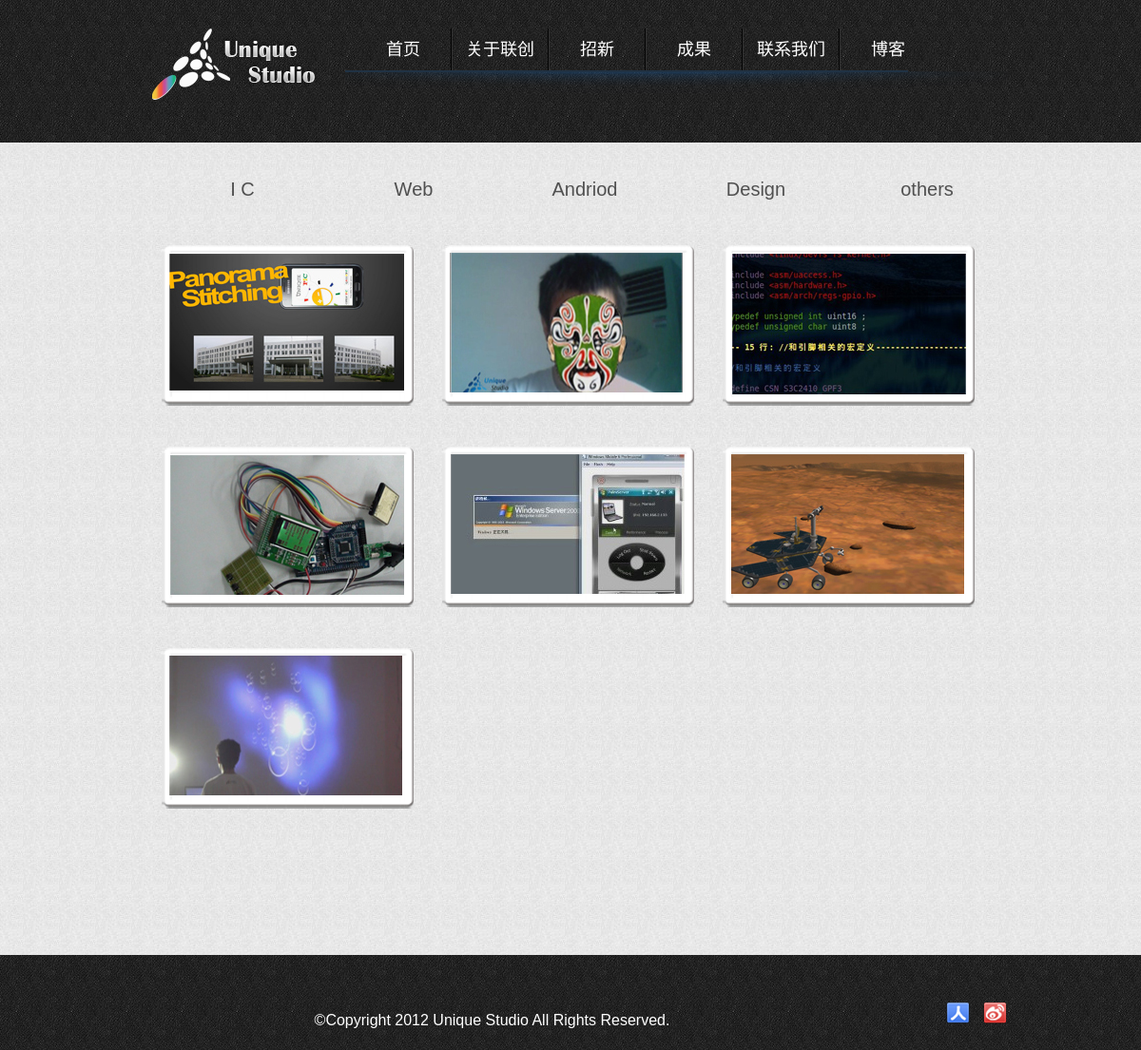
The page /history_works.php?type=5 on the database its author committed.
### tables this page shows
CREATE TABLE `works` (
  `id` int(11) NOT NULL AUTO_INCREMENT,
  `name` varchar(20) DEFAULT NULL,
  `type` int(11) DEFAULT NULL,
  `word` varchar(200) DEFAULT NULL,
  `src` int(11) DEFAULT NULL,
  PRIMARY KEY (`id`)
);

### history_works.php (the view, shortened to what this page needs)
<?php
   if(isset($_GET["type"]))
   {
      $type = $_GET["type"];
   }
   else
      $type = 1;
   switch($type)
   {
     case 5 : $fileName = "others";break;
   }
?>
<!DOCTYPE html>
<html>
  <head>
    <link rel="stylesheet" type="text/css" href="css/normal_nav.css">
    <link rel="stylesheet" type="text/css" href="css/history_works.css">
  </head>
<body>
    <header>
      <div id="logo_nav">
	<div id="left_logo">
	  <a href="home.html">
	    <img src="image/home/logo.png">
	  </a>
	</div>
	<nav id="right_nav">
	  <ul>
	    <li><a href="home.html" class="fir_nav"><span id="no_left">首页</span></a></li>
	    <li><a href="#" class="fir_nav"><span>关于联创</span></a>
	    </li>
	    <li><a href="#" class="fir_nav"><span>招新</span></a>
	    </li>
	    <li><a href="#"class="fir_nav"><span>成果</span></a>
	    </li>
	    <li><a href="contact.php" class="fir_nav"><span>联系我们</span></a></li>
	    <li><a href="http://blog.hustunique.com" target="_blank"  class="fir_nav"><span id="no_right">博客</span></a></li>
	  </ul>
	  <div id="bottom_line">
	    <img src="image/home/nav_footer.png">
	  </div>
	</nav>
      </div>
    </header>
    <section>
      <div id="history">
        <div id="tags">
	 <a href="history_works.php?type=1"><span class="tag" id="type1" key="1">I C</span></a>
	 <a href="history_works.php?type=2"><span class="tag" id="type2" key="2">Web</span></a>
	 <a href="history_works.php?type=3"><span class="tag" id="type3" key="3">Andriod</span></a>
	 <a href="history_works.php?type=4"><span class="tag" id="type4" key="4">Design</span></a>
	 <a href="history_works.php?type=5"><span class="tag" id="type5" key="5">others</span></a>
	</div>
	<div id="content">
	   <?php
	     $count = 0;
	     $result = mysql_query(mysql_real_escape_string("SELECT * FROM works where type=$type"));
	     while($row = mysql_fetch_array($result))
	     {
	        $count++;
	        $src = $row["src"];
	        echo "<div class='frame'>";
	        echo "<div class='left_frame'>";
	        echo "</div>";
	        echo "<div class='right_frame'>";
	        echo "</div>";
		if($type==3 && ($count==5 || $count==9))
	       	{
		   echo "<img src='image/product/history/product/".$fileName."/".$src.".png'>";
		}
		else
		{
		   echo "<img src='image/product/history/product/".$fileName."/".$src.".jpg'>";
	        }
		echo "</div>";
	     }
	  ?>
	  </div>
      </div>
    </section>
    <footer>
      <div id="copyright_link">
       <div id="copyright">
	 <p>©Copyright 2012 Unique Studio All Rights Reserved.</p>
      </div>
      <div id="link_logo">
	<a href="http://page.renren.com/601317380" target="_blank"><img id="renren" src="./image/home/renren_logo.png"></a>
	<a href="http://weibo.com/uniquestudio" target="_blank"><img id="weibo" src="./image/home/weibo_logo.png"></a>
      </div>
      </div>
    </footer>
</body>
</html>

### css/normal_nav.css (style rules this page uses)
img { border:none; }
body { margin:0; }
header a,footer a { text-decoration:none; color:#000000; }
header { background:url(../image/home/bg.png) repeat; height:150px; }
header #logo_nav { height:100%; width:880px; margin:0 auto; }
header #left_logo { height:100%; float:left; }
header #left_logo img { margin-top:30px; cursor:pointer; }
header nav { height:100%; width:660px; float:left; }
header nav ul { list-style:none; margin-top:30px; }
header nav ul li { float:left; display:block; }
header nav ul li .fir_nav span { font-family:Microsoft YaHei,"Lucida Grande", "Lucida Sans Unicode", Helvetica, Arial, Verdana, sans-serif; display:block; cursor:pointer; font-size:18px; color:white; width:100px; height:44px; line-height:44px; text-align:center; border-right:solid 1px #000000; border-left:solid 1px #333333; }
header nav ul li .fir_nav #no_left { border-left:none; }
header nav ul li .fir_nav #no_right { border-right:none; }
header nav #bottom_line { height:20px; padding-left:29px; }
section { background:url(../image/home/bg_white.png) repeat; }
footer { height:100px; background:url(../image/home/bg.png) repeat; }
footer #copyright_link { width:1100px; height:100%; margin:0 auto; }
footer #copyright_link #copyright { float:left; height:100%; width:85%; }
footer #copyright_link #copyright p { margin-top:60px; color:#FFFFFF; text-align:center; }
footer #copyright_link #link_logo { float:left; height:100%; width:15%; }
footer #copyright_link #link_logo img { margin-top:50px; margin-left:10px; cursor:pointer; }

### css/history_works.css (style rules this page uses)
span,h,p { font-family:Microsoft YaHei,"Lucida Grande", "Lucida Sans Unicode", Helvetica, Arial, Verdana, sans-serif; }
#history { width:900px; margin:0 auto; }
a { text-decoration:none; }
#tags { width:100%; height:70px; }
#content { width:100%; height:785px; }
#tags span { display:block; float:left; color:#505050; font-size:20px; width:150px; height:60px; padding-top:18px; text-align:center; margin-top:20px; margin-left:30px; cursor:pointer; background-position:0px 10px; }
.frame { position:relative; height:212px; width:280px; float:left; margin-left:15px; overflow:hidden; }
.left_frame,.middle_frame,.right_frame { height:100%; float:left; }
.left_frame { width:16px; background:url(../image/product/history/left1.png) no-repeat; z-index:10; }
.right_frame { width:16px; background:url(../image/product/history/right1.png) no-repeat; }
.frame img { position:absolute; top:18px; left:13px; }

### rows shown on the page
works: shows a picture
works: shows a picture
works: shows a picture
works: shows a picture
works: shows a picture
works: shows a picture
works: shows a picture
